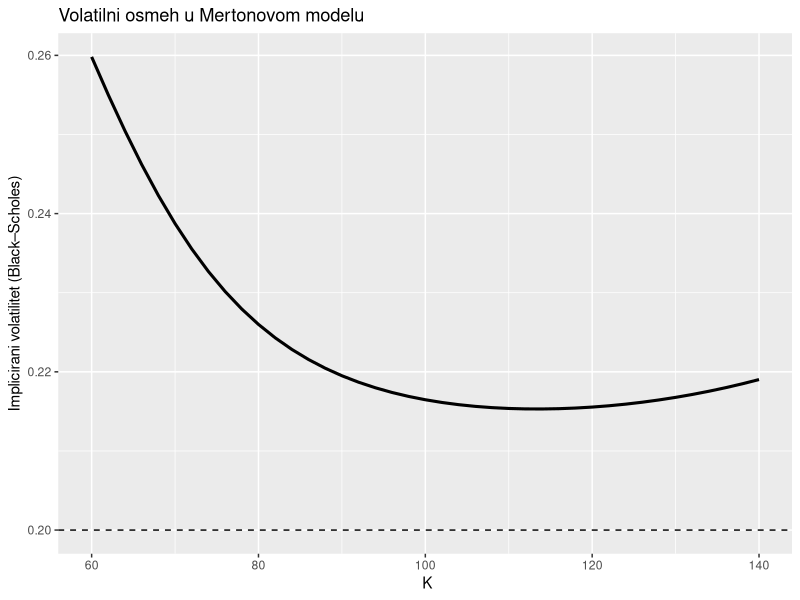
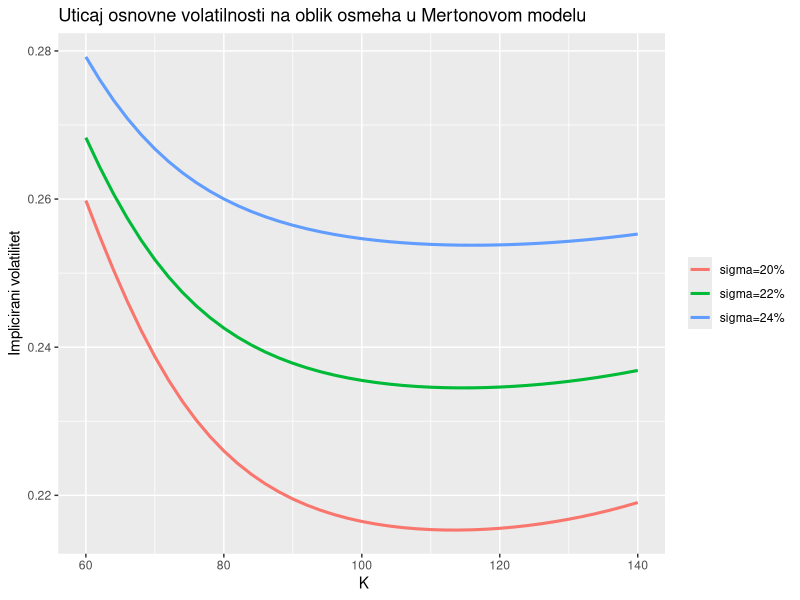
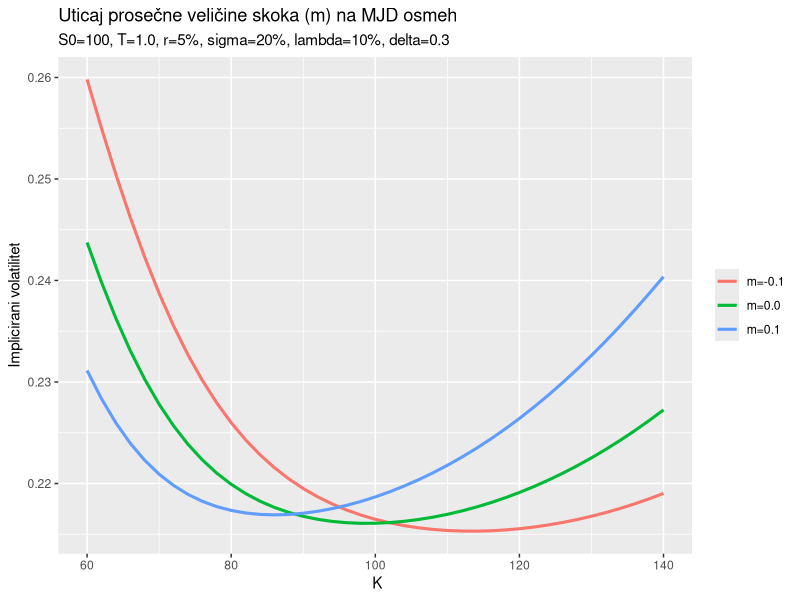
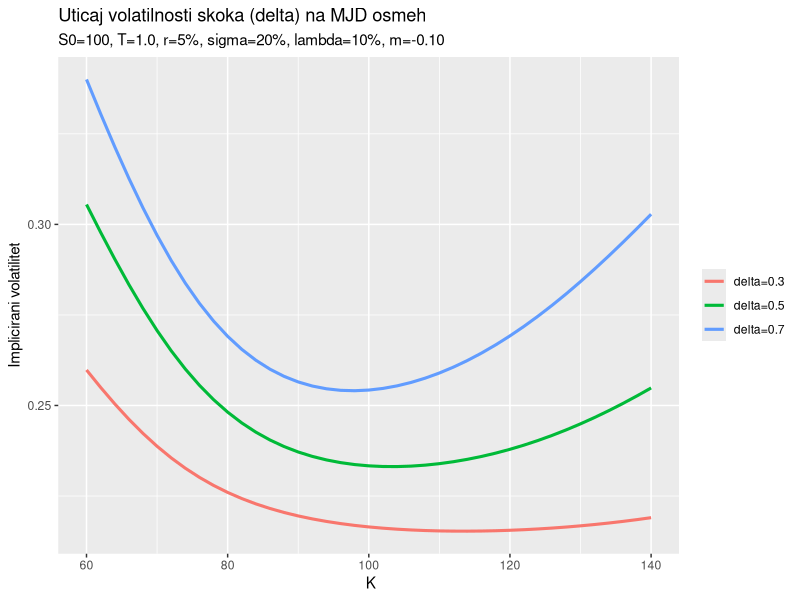

The R source for these figures, in order:

suppressPackageStartupMessages({
  library(ggplot2)
  library(dplyr)
  library(tidyr)
  library(purrr)
})

bs_call_scalar <- function(S, K, T, r, sigma) {
  if (sigma <= 0) return(max(0, S - K * exp(-r*T)))
  d1 <- (log(S/K) + (r + 0.5 * sigma^2) * T) / (sigma * sqrt(T))
  d2 <- d1 - sigma * sqrt(T)
  S * pnorm(d1) - K * exp(-r*T) * pnorm(d2)
}


mjd_call <- function(S, K, T, r, sigma, lambda, m, delta, N = 50L) {
  k_tilde <- exp(m + 0.5 * delta^2) - 1
  n_vals  <- 0:(N - 1L)
  
 
  pois <- dpois(n_vals, lambda = lambda * T)
  
 
  sum(vapply(n_vals, function(n) {
    sigma_n <- sqrt(sigma^2 + (n / T) * delta^2)
    S_n     <- S * exp(-lambda * k_tilde * T + (m + 0.5 * delta^2) * n)
    bs_call_scalar(S_n, K, T, r, sigma_n)
  }, numeric(1)) * pois)
}


impvol <- function(price, S, K, T, r,
                   lower = 1e-8, upper = 5, tol = 1e-8, maxit = 100) {
  f <- function(sig) bs_call_scalar(S, K, T, r, sig) - price
  
  intrinsic <- max(0, S - K * exp(-r*T))
  upper_bd  <- S
  if (price < intrinsic - 1e-12 || price > upper_bd + 1e-12) return(NA_real_)
  
 
  u <- upper; fu <- f(u); l <- lower; fl <- f(l)
  tries <- 0
  while (sign(fu) == sign(fl) && tries < 15) {
    u <- u * 1.5
    fu <- f(u); tries <- tries + 1
  }
  if (sign(fu) == sign(fl)) return(NA_real_)
  
  uniroot(f, c(l, u), tol = tol, maxiter = maxit)$root
}


smile_df <- function(Ks, S, T, r, sigma, lambda, m, delta, N = 50L) {
  prices <- vapply(Ks, function(K)
    mjd_call(S, K, T, r, sigma, lambda, m, delta, N = N), numeric(1))
  ivs <- mapply(impvol, price = prices, K = Ks,
                MoreArgs = list(S = S, T = T, r = r))
  tibble(K = Ks, iv = ivs)
}


S0     <- 100
Tmat   <- 1.0
r      <- 0.05
sigma0 <- 0.20
lambda0<- 0.10
m0     <- -0.10
delta0 <- 0.30

Ks <- seq(60, 140, by = 2)  


df1 <- smile_df(Ks, S0, Tmat, r, sigma0, lambda0, m0, delta0)
p1 <- ggplot(df1, aes(K, iv)) +
  geom_line(size = 1.05) +
  geom_hline(yintercept = sigma0, linetype = "dashed") +
  labs(title = "Volatilni osmeh u Mertonovom modelu",
       x = " K", y = "Implicirani volatilitet (Black–Scholes)")

print(p1)


sigmas <- c(0.20, 0.22, 0.24)
df2 <- bind_rows(lapply(sigmas, function(sg) {
  smile_df(Ks, S0, Tmat, r, sg, lambda0, m0, delta0) %>%
    mutate(serija = paste0("sigma=", sprintf("%.0f%%", 100*sg)))
}))
p2 <- ggplot(df2, aes(K, iv, color = serija)) +
  geom_line(size = 1.05) +
  labs(title = "Uticaj osnovne volatilnosti na oblik osmeha u Mertonovom modelu",
       
       x = " K", y = "Implicirani volatilitet", color = NULL)

print(p2)


m_vals <- c(-0.1, 0.0, 0.1)
df3 <- bind_rows(lapply(m_vals, function(mv) {
  smile_df(Ks, S0, Tmat, r, sigma0, lambda0, mv, delta0) %>%
    mutate(serija = paste0("m=", sprintf("%.1f", mv)))
}))
p3 <- ggplot(df3, aes(K, iv, color = serija)) +
  geom_line(size = 1.05) +
  labs(title = "Uticaj prosečne veličine skoka (m) na MJD osmeh",
       subtitle = sprintf("S0=%g, T=%.1f, r=%.0f%%, sigma=%.0f%%, lambda=%.0f%%, delta=%.1f",
                          S0, Tmat, 100*r, 100*sigma0, 100*lambda0, delta0),
       x = " K", y = "Implicirani volatilitet", color = NULL)

print(p3)


deltas <- c(0.3, 0.5, 0.7)
df4 <- bind_rows(lapply(deltas, function(dlt) {
  smile_df(Ks, S0, Tmat, r, sigma0, lambda0, m0, dlt) %>%
    mutate(serija = paste0("delta=", sprintf("%.1f", dlt)))
}))
p4 <- ggplot(df4, aes(K, iv, color = serija)) +
  geom_line(size = 1.05) +
  labs(title = "Uticaj volatilnosti skoka (delta) na MJD osmeh",
       subtitle = sprintf("S0=%g, T=%.1f, r=%.0f%%, sigma=%.0f%%, lambda=%.0f%%, m=%.2f",
                          S0, Tmat, 100*r, 100*sigma0, 100*lambda0, m0),
       x = " K", y = "Implicirani volatilitet", color = NULL)

print(p4)

